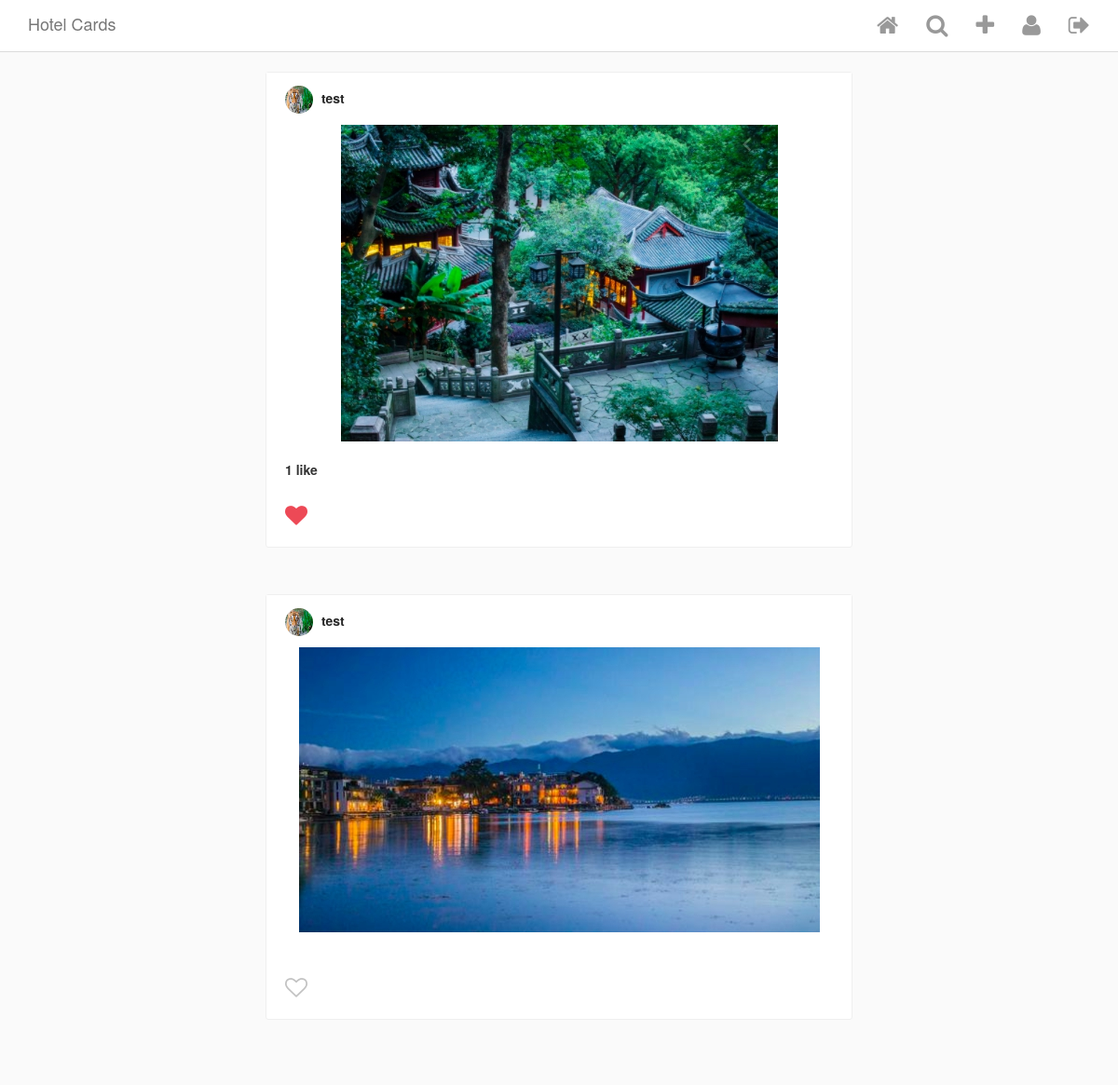
The app's page / (signed in) with its own data.
### Insta/models.py (models this page shows, shortened)
class Post(models.Model):
    author = models.ForeignKey( #Post也应该是一个foreign key，因为其应是指向某一个发这个post的用户
        InstaUser,
        on_delete = models.CASCADE,
        related_name = 'my_posts' #当我处于当前用户时，我可以通过my_posts来找到我发过的posts.
    )
    title = models.TextField(blank = True, null = True)
    image = ProcessedImageField(
        upload_to = 'static/images/posts', #image 都储存在post里面
        format = 'JPEG',
        options = {'quality':100},
        blank = True,
        null = True,
    )
    def get_like_count(self):
        return self.likes.count()

class InstaUser(AbstractUser): #在继承Django中自带的AbstractUser后再自己定义一个profile picture
    profile_pic = ProcessedImageField(
        upload_to = 'static/images/profiles',
        format = 'JPEG',
        options = {'quality':100},
        blank = True,
        null = True,
    )

### Insta/views.py (the view)
# urls.py: path('', PostsView.as_view(), name = 'posts'),#当传递进来的路径是posts的时候，我们会用PostsView.as_view()这个函数
class PostsView(LoginRequiredMixin, ListView): #ListView 会将所有的posts生成为一个lists传递给index.html,用于里面的for loop显示
    model = Post
    template_name = 'index.html'
    login_url = "login"
    def get_queryset(self):
        current_user = self.request.user
        following = set()
        for conn in UserConnection.objects.filter(creator=current_user).select_related('following'):
            following.add(conn.following)
        return Post.objects.filter(author__in=following)

### Insta/templatetags/custom_tags.py (called while the page is built)
@register.simple_tag
def has_user_liked_post(post, user):
    try:
        like = Like.objects.get(post=post, user=user)
        return "fa-heart"
    except:
        return "fa-heart-o"

### templates/index.html (shortened to what this page needs)
{% extends "base.html" %}
{% load custom_tags %}
{% block content %}
<div class="cards-listing">
    {% for post in object_list %}
        <div class="row">
            <div class="card view-update {{ post.pk }}">
                <div class="card__panel-head">
                    <div class="poster__info">
                        <a href="{% url 'user_detail' post.author.id%}" class="poster__name">
                            {% if post.author.profile_pic %}
                                <img class="poster__profilepic" src="/{{ post.author.profile_pic }}">
                            {% endif %}
                            {{ post.author.username }}
                        </a>
                    </div>
                </div>
                <a href="{% url 'post_detail' post.pk %}">
                    <img class="card__main-image" src="/{{ post.image }}">
                </a>
                <div class="card__panel-body">
                    <div class="likes">
                        {% if post.get_like_count %}
                            {{ post.get_like_count }} like{% if post.get_like_count > 1 %}s{% endif %}
                        {% endif %}
                    </div>
                    <section class = "input-row">
                        <i class="fa {% has_user_liked_post post user %} submit-like" aria-hidden="true"></i>
                    </section>
                </div>
            </div>
        </div>
    {% endfor %}
</div>
{% endblock content %}

### static/css/style.css (style rules this page uses)
html { height: 100%; }
body { min-height: 100%; background-color: #fafafa; }
.cards-listing { max-width: 600px; width: 100%; margin: 20px auto; }
.card { background-color: #fff; margin-bottom: 50px; border: 1px solid #efefef; border-radius: 3px; }
.card__panel-head { background: #fff; padding: 14px 20px 12px; }
.card__panel-head .poster__profilepic { border-radius: 100%; max-width: 30px; max-height: 30px; width: 30px; height: 30px; margin-right: 5px; }
.card__panel-head .poster__name { color: #262626; font-weight: bold; }
.card__main-image { max-width: 100%; max-height: 600px; height: auto; margin: 0 auto; display: block; }
.card__panel-body { padding: 20px; padding-bottom: 0; }
.card__panel-body .likes { font-weight: bold; margin-bottom: 5px; }
.input-row { position: relative; display: flex; align-items: center; height: 68px; padding-left: 40px; }
.input-row .submit-like { cursor: pointer; position: absolute; top: 32%; left: 0; color: #C2C2C2; font-size: 24px; }
.input-row .submit-like.fa-heart { color: #ED4956; }

### records on screen
Post: author.profile_pic (picture), author.username "test", image (picture), get_like_count "1"
Post: author.profile_pic (picture), author.username "test", image (picture)
